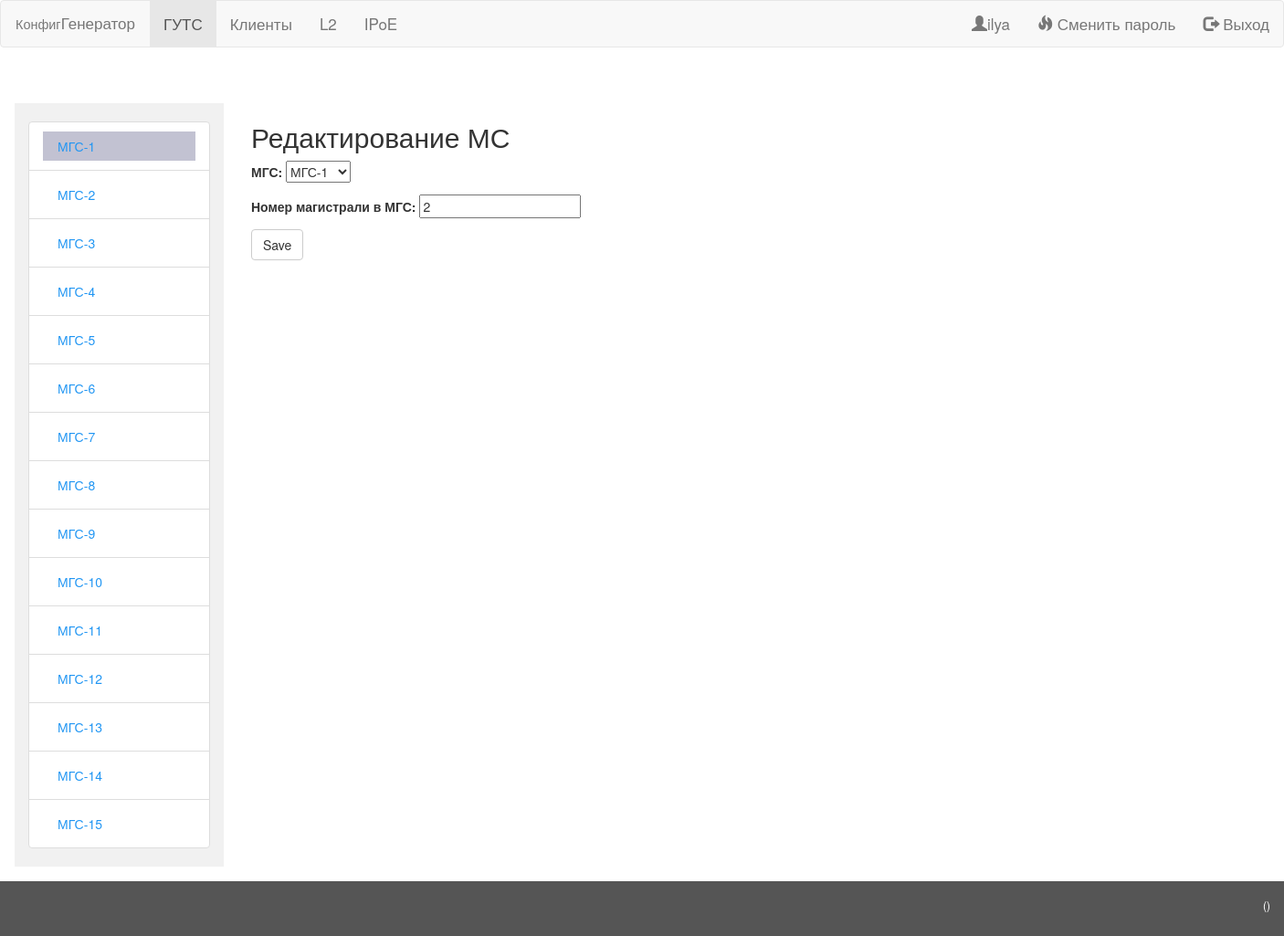
/network/mgs/1/new_ms/ (signed in), run on the app's committed database.
### network/models.py (models this page shows)
class MGS(models.Model):
    class Meta:
        verbose_name = "МГС"
        verbose_name_plural = "МГС"
    mgs_num = models.IntegerField(default=0, unique=True)
    address = models.CharField(max_length = 100)
    lag = models.ForeignKey(LAG, on_delete = models.SET_NULL, blank=True, null=True)
    campus_counter = models.IntegerField(default = 0, verbose_name="Количество кампусов в МГС", help_text = "Значение обновляется автоматически при вызове метода update_counts()",         editable=False)
    node_counter = models.IntegerField(default = 0, verbose_name="Количество узлов в МГС", help_text = "Значение обновляется автоматически при вызове метода update_counts()",              editable=False)
    switche_counter = models.IntegerField(default = 0, verbose_name="Количество коммутаторов в МГС", help_text = "Значение обновляется автоматически при вызове метода update_counts()",    editable=False)
    last_update = models.DateTimeField(default=timezone.now, verbose_name='Время последнего обновления данных по МГС',                                                                                            editable=False)
    def __str__(self):
        return "МГС-%s" % self.mgs_num
    def update_counts(self):
        campuss_count = 0
        node_count = 0
        sw_count = 0
        for ms in self.ms_set.all():
            campuss_count += ms.campus_set.count()
            for campus in ms.campus_set.all():
                for thread in campus.thread_set.all():
                    node_count += thread.access_node_set.count()
                    for node in thread.access_node_set.all():
                        sw_count += node.access_switch_set.count()
        self.campus_counter = campuss_count
        self.node_counter = node_count
        self.switche_counter = sw_count
        self.last_update = timezone.now
        self.save()

### network/views.py (the view)
# urls.py: url(r'^mgs/(?P<mgs_id>[0-9]+)/new_ms/$',                                                views.NewMsInMgs.as_view(),         name='new_ms_in_mgs'),
class NewMsInMgs(LoginRequiredMixin, CreateView):
    model = MS
    fields = ['mgs', 'num_in_mgs',]
    def get_initial(self):
        mgs_id = self.kwargs['mgs_id']
        mgs = MGS.objects.get(id = mgs_id)
        num_in_mgs=1
        while MS.objects.filter(mgs=mgs, num_in_mgs=num_in_mgs):
            num_in_mgs += 1
        return{
            'mgs' : mgs_id,
            'num_in_mgs' : num_in_mgs
        }
    def get_context_data(self, *args, **kwargs):
        context = super().get_context_data(*args, **kwargs)
        mgs_id = self.kwargs['mgs_id']
        context['mgs'] = MGS.objects.get(id = mgs_id)
        context['mgs_list'] = MGS.objects.all()
        return context

### network/templates/network/ms_form.html (shortened to what this page needs)
{% extends "__base.html" %}
{% block content %}
    {% if user.is_authenticated %}
        <div class = "container ">
            <h2> Редактирование МС </h2>
            <form method="POST" class="post-form">{% csrf_token %}
                {{ form.as_p }}
                <button type="submit" class="save btn btn-default">Save</button>
            </form>
        </div>
    {% endif %}
{% endblock %}

### templates/__navigation.html (shortened to what this page needs)
<nav class="navbar navbar-default ">
	<div class="container-fluid">
		<div class="navbar-header">
			<a class="navbar-brand" href="/"><small>Конфиг</small>Генератор</a>
		</div>
		<ul class="nav navbar-nav">
			<li {% if '/network' in request.path %}class="active"{% endif %}><a href="/network/">ГУТС</a></li>
			<li {% if '/clients' in request.path %}class="active"{% endif %}><a href="/clients/">Клиенты</a></li>
			<li {% if '/l2' in request.path %}class="active"{% endif %}><a href="/l2/">L2</a></li>
			<li {% if '/ipoe' in request.path %}class="active"{% endif %}><a href="/ipoe/">IPoE</a></li>
		</ul>
		<ul class="nav navbar-nav navbar-right">
				{% if user.is_authenticated %}
					<li>
						<a href=#>
							<span class="glyphicon glyphicon-user"></span>{{ user.get_username }}
						</a>
					</li>
					<li>
						<a href="{% url 'password_reset'%}?next={{request.path}}">
							<span class="glyphicon glyphicon-fire"></span> Сменить пароль
						</a>
					<li>
						<a href="{% url 'logout'%}?next={{request.path}}">
							<span class="glyphicon glyphicon-log-out"></span> Выход
						</a>
					</li>
				{% endif %}
		</ul>
	</div>
</nav>

### templates/__left_menu.html (shortened to what this page needs)
{% if access_switch %}
    {% if mgs_list %}
        <ul class="nav-list list-group">
            {% for mgs_exmpl in mgs_list %}
                <li class="list-group-item">
                    <a href="{% url 'mgs' mgs_exmpl.id %}">{{ mgs_exmpl }}</a>
                    {% if mgs_exmpl == access_switch.access_node.thread.campus.ms.mgs %}
                        <ul class="nav-list list-group">
                        {% for ms in mgs_exmpl.ms_set.all %}
                            {% for campus_exmpl in ms.campus_set.all %}
                                <li class=" list-group-item">
                                    <a {% if campus_exmpl ==  access_switch.access_node.thread.campus %} class="active" {% endif %} href="{% url 'campus' campus_exmpl.id %}">{{ campus_exmpl }}</a>
                                </li>
                            {% endfor %}
                        {% endfor %}
                        </ul>
                    {% endif %}
                </li>
            {% endfor %}
        </ul>
    {% endif %}
{% elif mgs %}
    {% if mgs_list %}
        <ul class="nav-list list-group">
        {% for cur_mgs in mgs_list %}
            <li class="list-group-item">
                <a {% if cur_mgs == mgs %} class="active" {% endif %} href="{% url 'mgs' cur_mgs.id %}">{{ cur_mgs }}</a>
            </li>
        {% endfor %}
        </ul>
    {% endif %}
{% endif %}

### static/guts/css/guts.css (style rules this page uses)
body { margin:0; }
.navbar { overflow: hidden; position: fixed; top: 0; width: 100%; border-radius: 0; }
.navbar a { float: left; display: block; color: #f2f2f2; text-align: center; padding: 14px 16px; text-decoration: none; font-size: 17px; }
.list-group-item { position: inherit; }
.sidenav a { padding: 6px 8px 6px 16px; text-decoration: none; font-size: 14px; color: #2196F3; display: block; }
.glyphicon { position: inherit; }
.sidenav .active { background-color: #c2c2d2; }

### data on the page
MGS: mgs_num "МГС-1"
MGS: mgs_num "МГС-2"
MGS: mgs_num "МГС-3"
MGS: mgs_num "МГС-4"
MGS: mgs_num "МГС-5"
MGS: mgs_num "МГС-6"
MGS: mgs_num "МГС-7"
MGS: mgs_num "МГС-8"
MGS: mgs_num "МГС-9"
MGS: mgs_num "МГС-10"
MGS: mgs_num "МГС-11"
MGS: mgs_num "МГС-12"
MGS: mgs_num "МГС-13"
MGS: mgs_num "МГС-14"
MGS: mgs_num "МГС-15"

### other printed values
{{ user.get_username }} "ilya"
